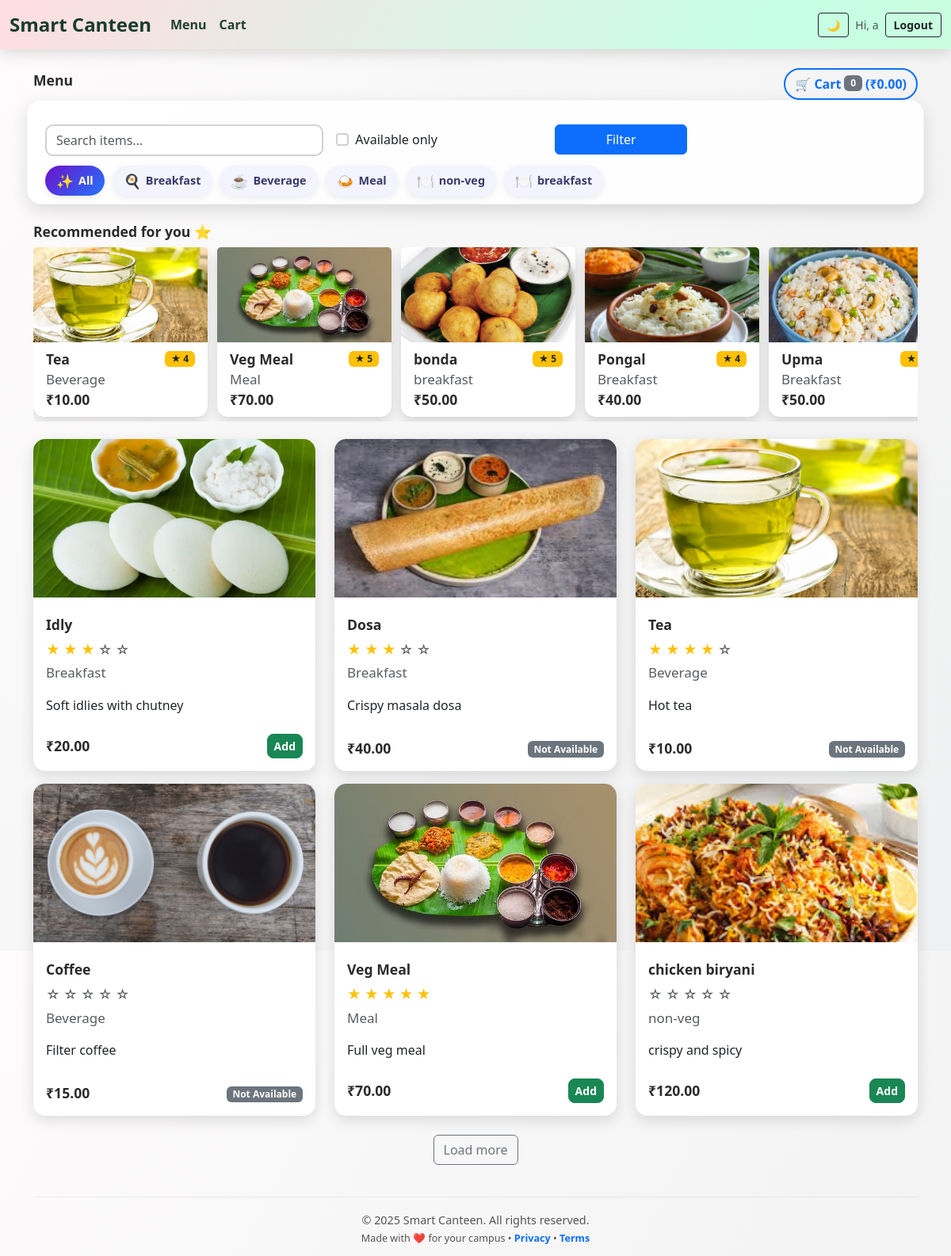
Screenshot of /menu/ (signed in) with the database file from the repository.
### menu_app/models.py (models this page shows, shortened)
class Item(models.Model):
    name = models.CharField(max_length=100)
    description = models.TextField(blank=True)
    price = models.DecimalField(max_digits=7, decimal_places=2)
    category = models.CharField(
        max_length=50,
        choices=CATEGORY_CHOICES,
        blank=True
    )
    available = models.BooleanField(default=True)
    image = models.ImageField(
        upload_to='menu_images/',
        blank=True,
        null=True
    )
    rating = models.PositiveIntegerField(
        default=0,
        validators=[
            MinValueValidator(0),
            MaxValueValidator(5)
        ]
    )

### menu_app/views.py (the view)
# urls.py: path('menu/', views.menu_list, name='menu_list'),
@login_required(login_url='login')
def menu_list(request):
    items = Item.objects.all()
    q = request.GET.get("q")
    if q:
        items = items.filter(name__icontains=q)
    selected_category = request.GET.get("category")
    if selected_category and selected_category != "":
        items = items.filter(category=selected_category)
    available_only = request.GET.get("available_only")
    if available_only == "on":
        items = items.filter(available=True)
    categories = Item.objects.values_list("category", flat=True).distinct()
    cart = _get_cart(request)
    total = Decimal("0.00")
    for item_id, qty in cart.items():
        try:
            item = Item.objects.get(id=item_id)
            total += item.price * qty
        except Item.DoesNotExist:
            pass
    return render(request, "menu.html", {
        "items": items,
        "categories": categories,
        "selected_category": selected_category,
        "cart_total": total,
        "cart_count": sum(cart.values()),
        "form": request.GET,
    })

### menu_app/views.py (called while the page is built)
def _get_cart(request):
    return request.session.get('cart', {})

### templates/menu.html (shortened to what this page needs)
{% extends 'base.html' %}
{% block content %}
<div class="d-flex justify-content-between align-items-center mb-3">
  <h2 class="fw-bold">Menu</h2>
  <div>
    <a href="{% url 'cart_view' %}" class="btn btn-outline-primary d-inline-flex align-items-center gap-1" id="cartButton">
      🛒 Cart
      <span class="badge bg-secondary">{{ cart_count }}</span>
      (₹{{ cart_total }})
    </a>
  </div>
</div>
<form method="get" class="row g-3 mb-4 animated-filter" id="filterForm">
  <div class="col-md-4">
    <input
      type="text"
      name="q"
      value="{{ request.GET.q }}"
      class="form-control"
      placeholder="Search items..."
    >
  </div>
  <div class="col-md-3 d-flex align-items-center">
    <div class="form-check">
      <input
        class="form-check-input"
        type="checkbox"
        name="available_only"
        id="available_only"
        value="on"
      >
      <label class="form-check-label" for="available_only">Available only</label>
    </div>
  </div>
  <div class="col-md-2">
    <button class="btn btn-primary w-100" type="submit">Filter</button>
  </div>
  <div class="col-12 mt-1">
    <div class="category-chips">
      <button type="button" class="chip {% if not selected_category %}active{% endif %}" data-value="">
        <span class="emoji">✨</span> All
      </button>
      {% for cat in categories %}
      <button
        type="button"
        class="chip {% if cat == selected_category %}active{% endif %}"
        data-value="{{ cat }}"
      >
        <span class="emoji">
          {% if cat == "Breakfast" %}🍳
          {% elif cat == "Beverage" %}☕
          {% elif cat == "Meal" %}🍛
          {% elif cat == "Non-Veg" %}🍗
          {% else %}🍽️
          {% endif %}
        </span>
        {{ cat }}
      </button>
      {% endfor %}
    </div>
  </div>
</form>
<div id="recommended-section">
  <h5 class="fw-bold mb-2">Recommended for you ⭐</h5>
  <div class="recommended-row">
    {% for item in items %}
      {% if item.rating >= 4 %}
      <div class="card recommended-card">
        {% if item.image %}
          <img src="{{ item.image.url }}" class="card-img-top">
        {% else %}
          <img src="https://via.placeholder.com/300x200.png?text=No+Image" class="card-img-top">
        {% endif %}
        <div class="card-body py-2">
          <div class="d-flex justify-content-between align-items-center">
            <span class="fw-bold small">{{ item.name }}</span>
            <span class="badge bg-warning text-dark">★ {{ item.rating }}</span>
          </div>
          <small class="text-muted">{{ item.category }}</small><br>
          <small class="fw-bold">₹{{ item.price }}</small>
        </div>
      </div>
      {% endif %}
    {% endfor %}
  </div>
</div>
<div class="row real-grid" id="menuGrid">
  {% for item in items %}
  <div class="col-md-4 mb-3 menu-item-col">
    <div class="card h-100 menu-card">
      {% if item.image %}
        <img src="{{ item.image.url }}" class="card-img-top" style="height:200px; object-fit:cover;">
      {% else %}
        <img src="https://via.placeholder.com/300x200.png?text=No+Image" class="card-img-top" style="height:200px; object-fit:cover;">
      {% endif %}
      <div class="card-body d-flex flex-column">
        <h5 class="card-title mt-2 fw-bold">{{ item.name }}</h5>
        <div class="mb-1">
          {% for i in "12345" %}
            {% if forloop.counter <= item.rating %}
              <span class="text-warning">★</span>
            {% else %}
              <span class="text-muted">☆</span>
            {% endif %}
          {% endfor %}
        </div>
        <p class="card-text text-muted small">{{ item.category }}</p>
        <p class="card-text flex-grow-1">{{ item.description|default:"Tasty item" }}</p>
        <div class="d-flex justify-content-between align-items-center mt-2">
          <span class="fw-bold">₹{{ item.price }}</span>
          <div>
            {% if item.available %}
              <a href="{% url 'add_to_cart' item.id %}" class="btn btn-sm btn-success add-to-cart-btn">Add</a>
            {% else %}
              <span class="badge bg-secondary">Not Available</span>
            {% endif %}
          </div>
        </div>
      </div>
    </div>
  </div>
  {% empty %}
  <p>No items found.</p>
  {% endfor %}
</div>
<div class="text-center mt-2" id="loadMoreWrapper" style="display:none;">
  <button class="btn btn-outline-secondary" id="loadMoreBtn">Load more</button>
</div>
<footer class="custom-footer text-center">
  <div>© {% now "Y" %} Smart Canteen. All rights reserved.</div>
  <div>
    <small>Made with ❤️ for your campus • <a href="#">Privacy</a> • <a href="#">Terms</a></small>
  </div>
</footer>
{% endblock %}

### templates/base.html (shortened to what this page needs)
<!DOCTYPE html>
<html lang="en" data-bs-theme="light" id="htmlRoot">
<head>
  <link href="https://cdn.jsdelivr.net/npm/bootstrap@5.3.3/dist/css/bootstrap.min.css" rel="stylesheet">
</head>
<body>
  <nav class="navbar navbar-expand-lg animated-navbar fixed-top">
    <div class="container-fluid">
      <a class="navbar-brand" href="{% url 'home' %}">Smart Canteen</a>
      <div class="collapse navbar-collapse" id="navbarNav">
        <ul class="navbar-nav me-auto">
          <li class="nav-item"><a class="nav-link" href="{% url 'menu_list' %}">Menu</a></li>
          <li class="nav-item"><a class="nav-link" href="{% url 'cart_view' %}">Cart</a></li>
        </ul>
        <div class="d-flex align-items-center gap-2">
          <button class="btn btn-outline-dark btn-sm" id="themeToggle">🌙</button>
          {% if user.is_authenticated %}
          <span class="navbar-text small">Hi, {{ user.username }}</span>
          <form method="post" action="{% url 'logout' %}" style="display:inline;">
            <button class="btn btn-outline-dark btn-sm">Logout</button>
          </form>
          {% else %}
          <a href="{% url 'login' %}" class="btn btn-outline-dark btn-sm">Login</a>
          <a href="{% url 'register' %}" class="btn btn-success btn-sm">Signup</a>
          {% endif %}
        </div>
      </div>
    </div>
  </nav>
  <div class="container mt-3">
    {% block content %}{% endblock %}
  </div>
</body>
</html>

### templates/base.html (style rules this page uses)
body { padding-top: 70px; height: 100vh; }
.animated-navbar { background: linear-gradient(120deg, #ffdde1, #c6ffe6, #d4f8c4, #ffe9c8, #ffd6e8, #e0d7ff); background-size: 400% 400%; animation: rainbowFlow 12s ease infinite; padding: 10px 0; box-shadow: 0 4px 20px rgba(0, 0, 0, 0.15); backdrop-filter: blur(10px); }
.animated-navbar .navbar-brand { color: #1a3b2f !important; font-weight: 800; font-size: 1.5rem; }
.animated-navbar .nav-link { color: #1f3f32 !important; font-weight: 600; transition: 0.3s ease; }
.animated-navbar .btn-outline-dark, .animated-navbar .btn-success { font-weight: 600; padding: 4px 10px; }
.animated-navbar { padding: 8px 0 !important; }

### templates/menu.html (style rules this page uses)
body { background: linear-gradient(120deg, #fdfbfb, #ebedee); animation: bgmove 12s infinite alternate ease-in-out; background-size: 150% 150%; transition: background 0.4s ease; }
h2.fw-bold { font-weight: 800; }
#cartButton { border-width: 2px; font-weight: 600; border-radius: 999px; transition: 0.3s ease; }
.animated-filter { background: rgba(255, 255, 255, 0.85); border-radius: 18px; padding: 14px 14px 10px 14px; box-shadow: 0 8px 22px rgba(0, 0, 0, 0.12); animation: slideDown 0.6s ease-out; border: 1px solid rgba(0,0,0,0.04); }
.animated-filter input, .animated-filter select { border: 2px solid #d1d1d1 !important; border-radius: 10px; transition: 0.3s; }
.category-chips { display: flex; flex-wrap: wrap; gap: 10px; margin-top: 8px; }
.category-chips .chip { border: none; outline: none; padding: 6px 14px; border-radius: 999px; font-size: 0.9rem; font-weight: 600; background: #f3f4ff; color: #3a3a6a; display: inline-flex; align-items: center; gap: 6px; cursor: pointer; box-shadow: 0 3px 8px rgba(0,0,0,0.08); transition: 0.25s ease; }
.category-chips .chip span.emoji { font-size: 1.1rem; }
.category-chips .chip.active { background: linear-gradient(135deg, #6a11cb, #2575fc); color: #ffffff; }
#recommended-section { margin-bottom: 22px; animation: slideUp 0.6s ease-out; }
.recommended-row { display: flex; flex-wrap: nowrap; overflow-x: auto; gap: 12px; padding-bottom: 6px; }
.recommended-card { min-width: 220px; border-radius: 14px; box-shadow: 0 6px 16px rgba(0,0,0,0.14); border: none; }
.recommended-card img { height: 120px; object-fit: cover; }
.card.menu-card { border: none !important; border-radius: 15px; overflow: hidden; background: #ffffff; box-shadow: 0px 6px 18px rgba(0,0,0,0.12); transition: transform 0.3s ease, box-shadow 0.3s ease; position: relative; }
.card.menu-card::before { content: ""; position: absolute; top: -5px; left: -5px; right: -5px; bottom: -5px; border-radius: 20px; background: linear-gradient(45deg, #ffecd2, #fcb69f, #c2e9fb, #a1c4fd); z-index: -1; opacity: 0; transition: 0.4s ease; }
.card.menu-card .card-img-top { transition: transform 0.4s ease; }
.text-warning, .text-muted { font-size: 17px; }
.fw-bold { font-size: 1.1rem; color: #2b2b2b; }
.btn-success { transition: 0.3s ease; font-weight: 600; border-radius: 8px; }
.custom-footer { margin-top: 40px; padding-top: 18px; padding-bottom: 12px; border-top: 1px solid rgba(0,0,0,0.06); font-size: 0.9rem; color: #555; animation: slideUp 0.7s ease-out; }
.custom-footer a { text-decoration: none; font-weight: 600; }

### rows the page displays
Item: image (picture), name "Tea", rating "4", category "Beverage", price "10.00", description "Hot tea", available "Not Available"
Item: image (picture), name "Veg Meal", rating "5", category "Meal", price "70.00", description "Full veg meal", available "Add"
Item: image (picture), name "bonda", rating "5", category "breakfast", price "50.00"
Item: image (picture), name "Pongal", rating "4", category "Breakfast", price "40.00"
Item: image (picture), name "Upma", category "Breakfast", price "50.00"
Item: image (picture), name "Idly", rating 3 (drawn), category "Breakfast", description "Soft idlies with chutney", price "20.00", available "Add"
Item: image (picture), name "Dosa", rating 3 (drawn), category "Breakfast", description "Crispy masala dosa", price "40.00", available "Not Available"
Item: image (picture), name "Coffee", rating 0 (drawn), category "Beverage", description "Filter coffee", price "15.00", available "Not Available"
Item: image (picture), name "chicken biryani", rating 0 (drawn), category "non-veg", description "crispy and spicy", price "120.00", available "Add"

### other values shown
{{ user.username }} "a"
{{ cart_count }} "0"
{{ cart_total }} "0.00"
{{ cat }} "Breakfast" "Beverage" "Meal" "non-veg" "breakfast"
